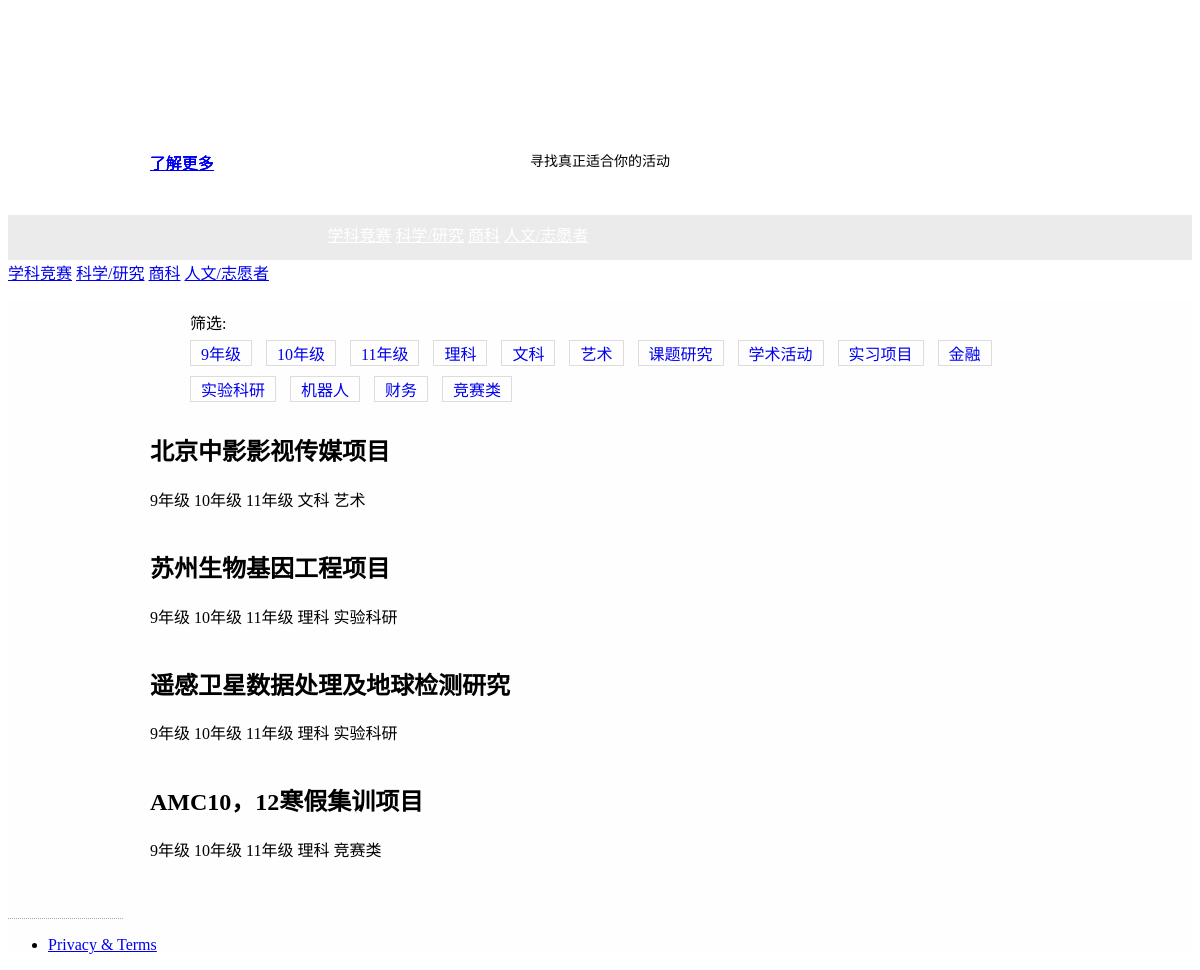
The app's page /tag/4/ with its own data.
### blog/models.py (models this page shows, shortened)
@python_2_unicode_compatible
class Category(models.Model):
    name = models.CharField(max_length=100)

@python_2_unicode_compatible
class Tag(models.Model):
    name = models.CharField(max_length=100)

@python_2_unicode_compatible
class Post(models.Model):
    title = models.CharField(max_length=70)
    body = models.TextField()
    created_time = models.DateTimeField(auto_now=True)
    modified_time = models.DateTimeField()
    excerpt = models.CharField(max_length=200, blank=True)
    category = models.ForeignKey(Category)
    tags = models.ManyToManyField(Tag, blank=True)
    author = models.ForeignKey(User)
    def get_absolute_url(self):
        return reverse('blog:detail', kwargs={'pk': self.pk})

### blog/views.py (the view)
# urls.py: url(r'^tag/(?P<pk>[0-9]+)/$', views.TagView.as_view(), name='tag'),
class TagView(ListView):
    model = Post
    template_name = 'blog/portfolio.html'
    context_object_name = 'post_list'
    def get_queryset(self):
        tag = get_object_or_404(Tag, pk=self.kwargs.get('pk'))
        return super(TagView, self).get_queryset().filter(tags=tag)

### blog/templatetags/blog_tags.py (called while the page is built)
@register.simple_tag
def get_category():
    return Category.objects.all()

@register.simple_tag
def get_tags():
    return Tag.objects.annotate(num_posts=Count('post')).filter(num_posts__gt=0)

### templates/blog/portfolio.html (shortened to what this page needs)
<!DOCTYPE html>
{% load staticfiles %}
{% load blog_tags %}
<html lang="en-US">
  <head>
    <link href="https://code.getmdl.io/1.3.0/material.indigo-pink.min.css" rel="stylesheet">
    <link href="{% static 'blog/styles/main.css' %}" rel="stylesheet">
  </head>
  <body id="top">
    <div class="mdl-layout mdl-js-layout mdl-layout--fixed-header">
      <header class="mdl-layout__header mdl-layout__header--waterfall site-header">
        <div class="mdl-layout__header-row site-logo-row"><span class="mdl-layout__title">
            <div class="site-logo"></div><span class="site-description">寻找真正适合你的活动</span></span></div>
        <div class="mdl-layout__header-row site-navigation-row mdl-layout--large-screen-only">
          <nav class="mdl-navigation mdl-typography--body-1-force-preferred-font">
              {% get_category as category_list %}
                  {% for category in category_list %}
              <a class="mdl-navigation__link" href="{% url 'blog:category' category.pk %}">{{ category.name }}</a>
                  {% endfor %}
          </nav>
        </div>
      </header>
      <div class="mdl-layout__drawer mdl-layout--small-screen-only">
        <nav class="mdl-navigation mdl-typography--body-1-force-preferred-font">
              {% get_category as category_list %}
                {% for category in category_list %}
              <a class="mdl-navigation__link" href="{% url 'blog:category' category.pk %}">{{ category.name }}</a>
                  {% endfor %}
        </nav>
      </div>
      <main class="mdl-layout__content">
                {% get_category as category_list %}
                {% get_category as category_list %}
        <div class="site-content">
          <div class="container">
              <div class="mdl-grid site-max-width">
              <div class="mdl-cell mdl-cell--12-col mdl-shadow--4dp welcome-card portfolio-card">
                  <span class="mdl-list__item-text-body" style="margin-left: 40px; position: relative; top: 10px;">筛选:</span>
                  {% get_tags as tag_list %}
                  <ul>
                    {% for tag in tag_list %}
                    <li style="display: inline-block; border: 1px solid #ddd; margin-right: 10px; margin-bottom: 10px;">
                      <a style="padding: 0 10px; text-decoration: none;" href="{% url 'blog:tag' tag.pk %}">{{ tag.name }}</a>
                    </li>
                    {% empty %}
                    暂无标签！
                    {% endfor %}
                  </ul>
              </div>
              {% for post in post_list %}
    <div class="mdl-cell mdl-card mdl-shadow--4dp portfolio-card">
        <div class="mdl-card__title">
            <h2 class="mdl-card__title-text">{{ post.title }}</h2>
        </div>
        <div class="mdl-card__supporting-text">
            {% for tag in post.tags.all %}
                <span class="mdl-list__item-text-body">{{ tag.name }}</span>
            {% endfor %}
        </div><br>        <div class="mdl-card__actions mdl-card--border" style="position: absolute; top: 150px;">
          <a class="mdl-button mdl-button--colored mdl-js-button mdl-js-ripple-effect mdl-button--accent" href="{{ post.get_absolute_url }}">
            了解更多
          </a>
        </div>
    </div>
    {% endfor %}
</div></div>
        </div>
        <footer class="mdl-mini-footer">
          <div class="footer-container">
            <div class="mdl-logo"><a href="https://templateflip.com/" target="_blank">Daniel_版权所有</a></div>
            <ul class="mdl-mini-footer__link-list">
              <li><a href="#">Privacy & Terms</a></li>
            </ul>
          </div>
        </footer>
      </main>
    </div>
  </body>
</html>

### blog/static/blog/styles/main.css (style rules this page uses)
.site-header { position: relative; }
.site-header .mdl-layout__header-row { padding: 0; -ms-flex-pack: center; justify-content: center; }
.site-description { display: block; font-size: 14px; text-align: center; font-weight: 400; margin-bottom: 10px; }
.site-logo-row { min-height: 200px; }
.site-logo { background: url(../img/site-logo.png) 50% no-repeat; background-size: cover; height: 120px; width: 120px; margin: 15px auto; }
.site-navigation-row { background-color: rgba(0, 0, 0, 0.08); text-transform: uppercase; height: 45px; }
.site-navigation-row .mdl-navigation { text-align: center; max-width: 900px; width: 100%; }
.site-navigation-row .mdl-navigation__link { -ms-flex: 1; flex: 1; line-height: 42px; color: #fff; }
.mdl-layout__content { background-color: #fefefe; }
.site-content { margin: 1em auto; min-height: 580px; }
.site-max-width { max-width: 900px; margin: auto; }
.portfolio-card .mdl-card__title { padding-bottom: 0; }
footer .mdl-logo a { color: #fff; text-decoration: none; border-bottom: 1px dotted #aaa; }
.footer-container { margin: 0 auto; }

### records on screen
Category: name "学科竞赛"
Category: name "科学/研究"
Category: name "商科"
Category: name "人文/志愿者"
Tag: name "9年级"
Tag: name "10年级"
Tag: name "11年级"
Tag: name "理科"
Tag: name "文科"
Tag: name "艺术"
Tag: name "课题研究"
Tag: name "学术活动"
Tag: name "实习项目"
Tag: name "金融"
Tag: name "实验科研"
Tag: name "机器人"
Tag: name "财务"
Tag: name "竞赛类"
Post: title "北京中影影视传媒项目"
Post: title "苏州生物基因工程项目"
Post: title "遥感卫星数据处理及地球检测研究"
Post: title "AMC10，12寒假集训项目"
